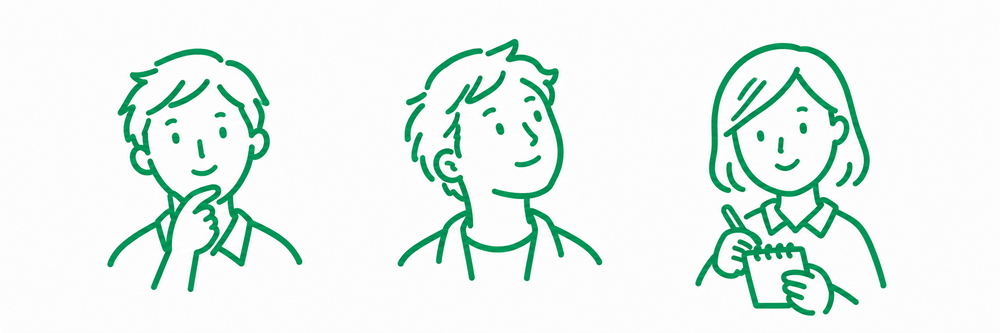
#> input picture references/in-progress/image-first-semantic-redraw-v1/archive/new-source-v1/source/redraw-sheet-think-look-write.png, 1000 x 333 px, shrunk from 2172 x 724 before the run
$ python split_three_panel.py ../archive/new-source-v1/source/redraw-sheet-think-look-write.png out
#> lines starting #> are read from the running program, lines starting #| are printed output that depends on the picture
#!/usr/bin/env python3
"""Split the locked 3:1 THINK / LOOK / WRITE redraw sheet into three panels.

This helper is intentionally narrow: it exists to reproduce the pilot evidence
shape, not as a general-purpose image cropper.
"""
from __future__ import annotations

import argparse
from pathlib import Path
from PIL import Image

NAMES = ("person-thinking", "person-looking", "person-writing")


def main() -> int:
    ap = argparse.ArgumentParser()
    ap.add_argument("input", type=Path)
    ap.add_argument("output_dir", type=Path)
    args = ap.parse_args()

    image = Image.open(args.input).convert("RGB")
#> image is the input picture: PIL image 1000x333 RGB; mean R, G, B 232.5, 243.9, 238.9
    if image.width < image.height * 2.5:
        raise SystemExit("expected a wide 3-panel redraw sheet")

    args.output_dir.mkdir(parents=True, exist_ok=True)
    bounds = [round(image.width * i / 3) for i in range(4)]
#> bounds = [0, 333, 667, 1000]
    for i, name in enumerate(NAMES):
        panel = image.crop((bounds[i], 0, bounds[i + 1], image.height))
        out = args.output_dir / f"{name}.png"
        panel.save(out)
        print(out)
#> this loop made 3 passes
#> pass 1, in main, `panel = image.crop((bounds[i], 0, bounds[i + 1], image.height))`:
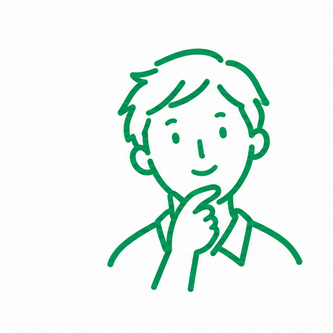
#> panel: PIL image 333x333 RGB; mean R, G, B 234.5, 244.8, 240.3
#> pass 2, in main, `panel = image.crop((bounds[i], 0, bounds[i + 1], image.height))`:
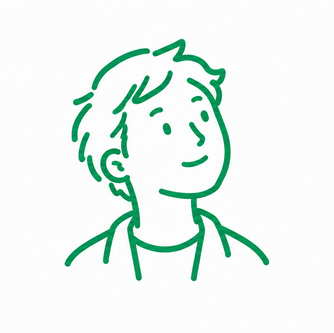
#> panel: PIL image 334x333 RGB; mean R, G, B 234.9, 244.9, 240.5
#> pass 3, in main, `panel = image.crop((bounds[i], 0, bounds[i + 1], image.height))`:
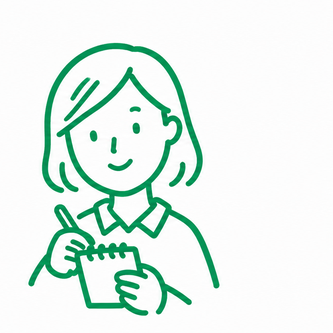
#> panel: PIL image 333x333 RGB; mean R, G, B 228.1, 241.9, 235.8
    return 0


if __name__ == "__main__":
    raise SystemExit(main())
#> (the program exits here)
